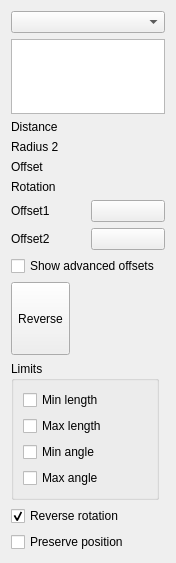
<?xml version="1.0" encoding="UTF-8"?>
<ui version="4.0">
 <class>TaskAssemblyCreateJoint</class>
 <widget class="QWidget" name="TaskAssemblyCreateJoint">
  <property name="geometry">
   <rect>
    <x>0</x>
    <y>0</y>
    <width>176</width>
    <height>563</height>
   </rect>
  </property>
  <property name="windowTitle">
   <string>Create Joint</string>
  </property>
  <layout class="QGridLayout" name="gridLayout">
   <item row="8" column="0" colspan="2">
    <widget class="QCheckBox" name="advancedOffsetCheckbox">
     <property name="text">
      <string>Show advanced offsets</string>
     </property>
     <property name="checked">
      <bool>false</bool>
     </property>
    </widget>
   </item>
   <item row="2" column="0" colspan="2">
    <layout class="QHBoxLayout" name="hLayoutDistance">
     <item>
      <widget class="QLabel" name="distanceLabel">
       <property name="text">
        <string>Distance</string>
       </property>
      </widget>
     </item>
     <item>
      <widget class="Gui::QuantitySpinBox" name="distanceSpinbox" native="true">
       <property name="sizePolicy">
        <sizepolicy hsizetype="Expanding" vsizetype="Fixed">
         <horstretch>0</horstretch>
         <verstretch>0</verstretch>
        </sizepolicy>
       </property>
       <property name="unit" stdset="0">
        <string notr="true">mm</string>
       </property>
      </widget>
     </item>
    </layout>
   </item>
   <item row="1" column="0" colspan="2">
    <widget class="QListWidget" name="featureList">
     <property name="sizePolicy">
      <sizepolicy hsizetype="Expanding" vsizetype="Fixed">
       <horstretch>0</horstretch>
       <verstretch>0</verstretch>
      </sizepolicy>
     </property>
     <property name="maximumSize">
      <size>
       <width>16777215</width>
       <height>75</height>
      </size>
     </property>
    </widget>
   </item>
   <item row="12" column="0">
    <widget class="QCheckBox" name="reverseRotCheckbox">
     <property name="text">
      <string>Reverse rotation</string>
     </property>
     <property name="checked">
      <bool>true</bool>
     </property>
    </widget>
   </item>
   <item row="9" column="0">
    <widget class="QToolButton" name="PushButtonReverse">
     <property name="sizePolicy">
      <sizepolicy hsizetype="Maximum" vsizetype="Preferred">
       <horstretch>0</horstretch>
       <verstretch>0</verstretch>
      </sizepolicy>
     </property>
     <property name="toolTip">
      <string>Reverse the direction of the joint.</string>
     </property>
     <property name="text">
      <string>Reverse</string>
     </property>
     <property name="icon">
      <iconset resource="../../../../../Gui/Icons/resource.qrc">
       <normaloff>:/icons/button_sort.svg</normaloff>:/icons/button_sort.svg</iconset>
     </property>
    </widget>
   </item>
   <item row="10" column="0">
    <widget class="QGroupBox" name="groupBox_limits">
     <property name="title">
      <string>Limits</string>
     </property>
     <layout class="QGridLayout" name="gridLayout_limits">
      <item row="0" column="0">
       <widget class="QCheckBox" name="limitCheckbox1">
        <property name="text">
         <string>Min length</string>
        </property>
        <property name="checked">
         <bool>false</bool>
        </property>
       </widget>
      </item>
      <item row="0" column="1">
       <widget class="Gui::QuantitySpinBox" name="limitLenMinSpinbox" native="true">
        <property name="sizePolicy">
         <sizepolicy hsizetype="Expanding" vsizetype="Fixed">
          <horstretch>0</horstretch>
          <verstretch>0</verstretch>
         </sizepolicy>
        </property>
        <property name="unit" stdset="0">
         <string notr="true">mm</string>
        </property>
       </widget>
      </item>
      <item row="1" column="0">
       <widget class="QCheckBox" name="limitCheckbox2">
        <property name="text">
         <string>Max length</string>
        </property>
        <property name="checked">
         <bool>false</bool>
        </property>
       </widget>
      </item>
      <item row="1" column="1">
       <widget class="Gui::QuantitySpinBox" name="limitLenMaxSpinbox" native="true">
        <property name="sizePolicy">
         <sizepolicy hsizetype="Expanding" vsizetype="Fixed">
          <horstretch>0</horstretch>
          <verstretch>0</verstretch>
         </sizepolicy>
        </property>
        <property name="unit" stdset="0">
         <string notr="true">mm</string>
        </property>
       </widget>
      </item>
      <item row="2" column="0">
       <widget class="QCheckBox" name="limitCheckbox3">
        <property name="text">
         <string>Min angle</string>
        </property>
        <property name="checked">
         <bool>false</bool>
        </property>
       </widget>
      </item>
      <item row="2" column="1">
       <widget class="Gui::QuantitySpinBox" name="limitRotMinSpinbox" native="true">
        <property name="sizePolicy">
         <sizepolicy hsizetype="Expanding" vsizetype="Fixed">
          <horstretch>0</horstretch>
          <verstretch>0</verstretch>
         </sizepolicy>
        </property>
        <property name="unit" stdset="0">
         <string notr="true">deg</string>
        </property>
        <property name="minimum" stdset="0">
         <double>-180.000000000000000</double>
        </property>
        <property name="maximum" stdset="0">
         <double>180.000000000000000</double>
        </property>
       </widget>
      </item>
      <item row="3" column="0">
       <widget class="QCheckBox" name="limitCheckbox4">
        <property name="text">
         <string>Max angle</string>
        </property>
        <property name="checked">
         <bool>false</bool>
        </property>
       </widget>
      </item>
      <item row="3" column="1">
       <widget class="Gui::QuantitySpinBox" name="limitRotMaxSpinbox" native="true">
        <property name="sizePolicy">
         <sizepolicy hsizetype="Expanding" vsizetype="Fixed">
          <horstretch>0</horstretch>
          <verstretch>0</verstretch>
         </sizepolicy>
        </property>
        <property name="unit" stdset="0">
         <string notr="true">deg</string>
        </property>
        <property name="minimum" stdset="0">
         <double>-180.000000000000000</double>
        </property>
        <property name="maximum" stdset="0">
         <double>180.000000000000000</double>
        </property>
       </widget>
      </item>
     </layout>
    </widget>
   </item>
   <item row="4" column="0" colspan="2">
    <layout class="QHBoxLayout" name="hLayout">
     <item>
      <widget class="QLabel" name="offsetLabel">
       <property name="text">
        <string>Offset</string>
       </property>
      </widget>
     </item>
     <item>
      <widget class="Gui::QuantitySpinBox" name="offsetSpinbox" native="true">
       <property name="sizePolicy">
        <sizepolicy hsizetype="Expanding" vsizetype="Fixed">
         <horstretch>0</horstretch>
         <verstretch>0</verstretch>
        </sizepolicy>
       </property>
       <property name="unit" stdset="0">
        <string notr="true">mm</string>
       </property>
      </widget>
     </item>
    </layout>
   </item>
   <item row="6" column="0" colspan="2">
    <layout class="QHBoxLayout" name="hLayoutOffset1">
     <item>
      <widget class="QLabel" name="offset1Label">
       <property name="text">
        <string>Offset1</string>
       </property>
      </widget>
     </item>
     <item>
      <widget class="QPushButton" name="offset1Button">
       <property name="toolTip">
        <string>By clicking this button, you can set the attachment offset of the first marker (coordinate system) of the joint.</string>
       </property>
       <property name="text">
        <string/>
       </property>
      </widget>
     </item>
    </layout>
   </item>
   <item row="3" column="0" colspan="2">
    <layout class="QHBoxLayout" name="hLayoutDistance2">
     <item>
      <widget class="QLabel" name="distanceLabel2">
       <property name="text">
        <string>Radius 2</string>
       </property>
      </widget>
     </item>
     <item>
      <widget class="Gui::QuantitySpinBox" name="distanceSpinbox2" native="true">
       <property name="sizePolicy">
        <sizepolicy hsizetype="Expanding" vsizetype="Fixed">
         <horstretch>0</horstretch>
         <verstretch>0</verstretch>
        </sizepolicy>
       </property>
       <property name="unit" stdset="0">
        <string notr="true">mm</string>
       </property>
      </widget>
     </item>
    </layout>
   </item>
   <item row="7" column="0" colspan="2">
    <layout class="QHBoxLayout" name="hLayoutOffset2">
     <item>
      <widget class="QLabel" name="offset2Label">
       <property name="text">
        <string>Offset2</string>
       </property>
      </widget>
     </item>
     <item>
      <widget class="QPushButton" name="offset2Button">
       <property name="toolTip">
        <string>By clicking this button, you can set the attachment offset of the second marker (coordinate system) of the joint.</string>
       </property>
       <property name="text">
        <string/>
       </property>
      </widget>
     </item>
    </layout>
   </item>
   <item row="5" column="0" colspan="2">
    <layout class="QHBoxLayout" name="hLayoutRotation">
     <item>
      <widget class="QLabel" name="rotationLabel">
       <property name="text">
        <string>Rotation</string>
       </property>
      </widget>
     </item>
     <item>
      <widget class="Gui::QuantitySpinBox" name="rotationSpinbox" native="true">
       <property name="sizePolicy">
        <sizepolicy hsizetype="Expanding" vsizetype="Fixed">
         <horstretch>0</horstretch>
         <verstretch>0</verstretch>
        </sizepolicy>
       </property>
       <property name="unit" stdset="0">
        <string notr="true">deg</string>
       </property>
      </widget>
     </item>
    </layout>
   </item>
   <item row="0" column="0" colspan="2">
    <widget class="QComboBox" name="jointType"/>
   </item>
   <item row="13" column="0">
    <widget class="QCheckBox" name="preservePosCheckbox">
     <property name="text">
      <string>Preserve position</string>
     </property>
    </widget>
   </item>
  </layout>
 </widget>
 <customwidgets>
  <customwidget>
   <class>Gui::QuantitySpinBox</class>
   <extends>QWidget</extends>
   <header>Gui/QuantitySpinBox.h</header>
  </customwidget>
 </customwidgets>
 <resources>
  <include location="../../../../../Gui/Icons/resource.qrc"/>
 </resources>
 <connections/>
</ui>
